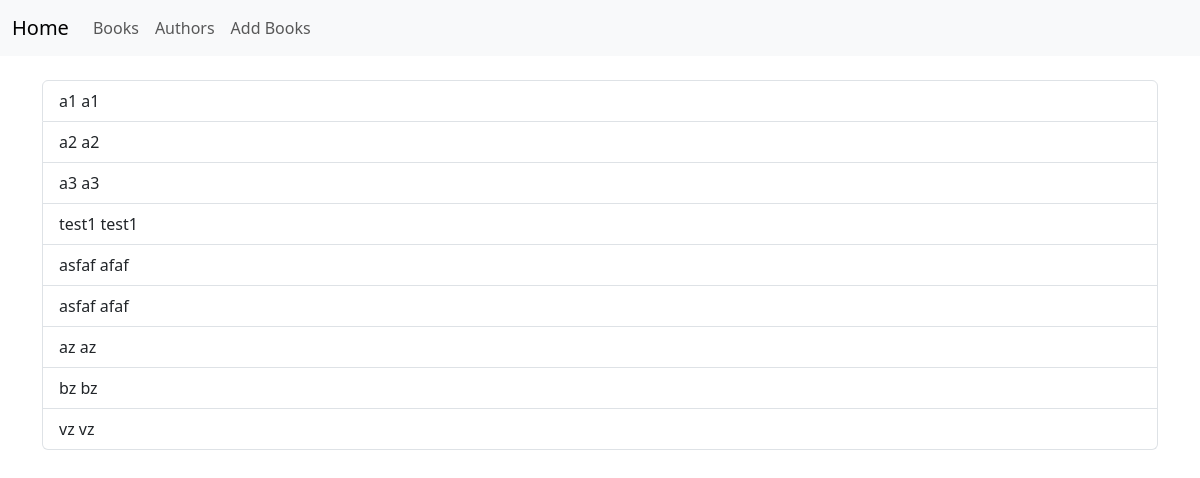
The app's page /authors, older data.
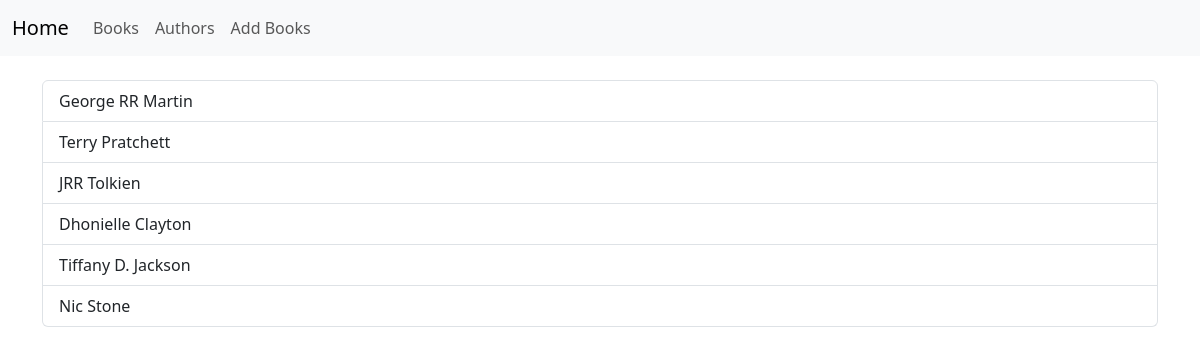
The same page, newer data.
### app/models.py (models this page shows, shortened)
class Author(db.Model):
    id = db.Column(db.Integer, primary_key=True)
    name = db.Column(db.String(100), nullable=False)
    surname = db.Column(db.String(100), nullable=False)
    bio = db.Column(db.Text)

### app/routes.py (the view)
@app.route('/authors')
def authors():
    all_authors = Author.query.all()
    return render_template("authors.html", authors=all_authors)

### app/templates/authors.html (shortened to what this page needs)
{% extends "index.html" %}
{% block content %}
<div class="list-group">
  {% for author in authors %}
    <a href="{{ url_for('authors_details', author_id=author.id) }}" class="list-group-item list-group-item-action">{{ author.name }} {{ author.surname }}</a>
  {% endfor %}
</div>
{% endblock %}

### app/templates/index.html (shortened to what this page needs)
<!doctype html>
<html lang="en">
  <head>
    <link href="https://cdn.jsdelivr.net/npm/bootstrap@5.3.2/dist/css/bootstrap.min.css" rel="stylesheet">
  </head>
  <body>
    <nav class="navbar navbar-expand-lg bg-body-tertiary">
      <div class="container-fluid">
        <a class="navbar-brand" href="{{ url_for('homepage') }}">Home</a>
        <div class="collapse navbar-collapse" id="navbarNav">
          <ul class="navbar-nav">
            <li class="nav-item">
              <a class="nav-link" href="{{ url_for('books') }}">Books</a>
            </li>
            <li class="nav-item">
              <a class="nav-link" href="{{ url_for('authors') }}">Authors</a>
            </li>
            <li class="nav-item">
              <a class="nav-link" href="{{ url_for('add_book') }}">Add Books</a>
            </li>
          </ul>
        </div>
      </div>
    </nav>
    <div class="container mt-4">
      {% block content %}
      {% endblock %}
    </div>
  </body>
</html>

Row changes from the older to the newer data that the page shows:
removed Author: name "test1", surname "test1"
removed Author: name "asfaf", surname "afaf"
removed Author: name "asfaf", surname "afaf"
removed Author: name "az", surname "az"
removed Author: name "bz", surname "bz"
removed Author: name "vz", surname "vz"
changed Author: name "a1" → "George RR"; surname "a1" → "Martin"
changed Author: name "a2" → "Terry"; surname "a2" → "Pratchett"
changed Author: name "a3" → "JRR"; surname "a3" → "Tolkien"
added Author: name "Dhonielle", surname "Clayton"
added Author: name "Tiffany D.", surname "Jackson"
added Author: name "Nic", surname "Stone"
